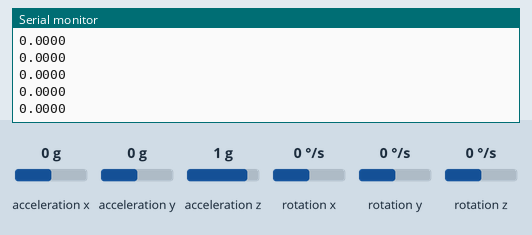
Bench run of a sketch on a simulated Arduino Uno, built with avr-gcc and run on an emulated ATmega328P. Shown: the last lines printed to the serial monitor. Inputs (shaded band) come from the test bench; at power-on: acceleration x 0 g, acceleration y 0 g, acceleration z 1 g, rotation x 0 °/s, rotation y 0 °/s, rotation z 0 °/s.

Above: at 4.2 s.
4.3 s: acceleration x set to -1.4 g
At 4.34 s:
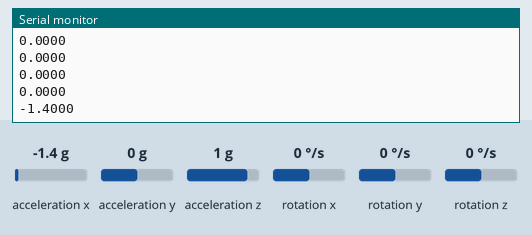
5.8 s: acceleration x set to -0.8 g
At 5.88 s:
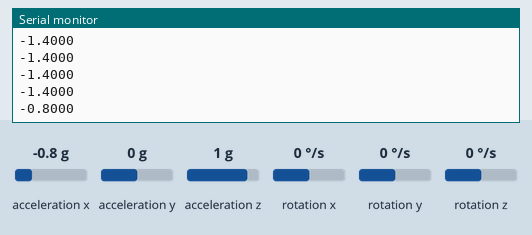
Timing chart, 0 to 8.8 s (numbered marks = the images above; inputs shaded):
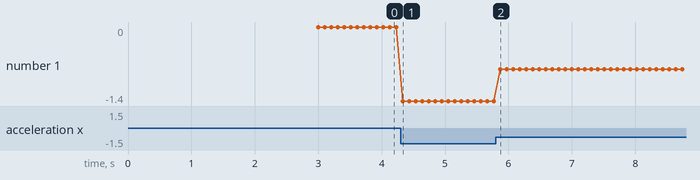

Measured:
- after the input at 4.3 s, the serial monitor: prints a new line at once (image 1)
- after the input at 5.8 s, the serial monitor: prints a new line after 0.07 s (image 2)
- plotted number 1: 0 → -1.4 after the input at 4.3 s, -1.4 → -0.8 after the input at 5.8 s

The sketch:

arduino_one_sensor.ino.ino
```cpp
#include <Wire.h>
#include <MPU6050_tockn.h>

MPU6050 mpu6050(Wire);

void setup() {
  Serial.begin(9600);
  Wire.begin();
  mpu6050.begin();
  mpu6050.calcGyroOffsets(true);
}

void loop() {
  mpu6050.update();

/*
  Serial.print("AccelX: "); Serial.print(mpu6050.getAccX(), 4);  // Display 4 decimal places
  Serial.print("\tAccelY: "); Serial.print(mpu6050.getAccY(), 4);  // Display 4 decimal places
  Serial.print("\tAccelZ: "); Serial.print(mpu6050.getAccZ(), 4);  // Display 4 decimal places

  Serial.print("\tGyroX: "); Serial.print(mpu6050.getGyroX(), 4);  // Display 4 decimal places
  Serial.print("\tGyroY: "); Serial.print(mpu6050.getGyroY(), 4);  // Display 4 decimal places
  Serial.print("\tGyroZ: "); Serial.println(mpu6050.getGyroZ(), 4);  // Display 4 decimal places
*/

  Serial.println(mpu6050.getAccX(), 4);  // Display 4 decimal places

  delay(100);
}
```
